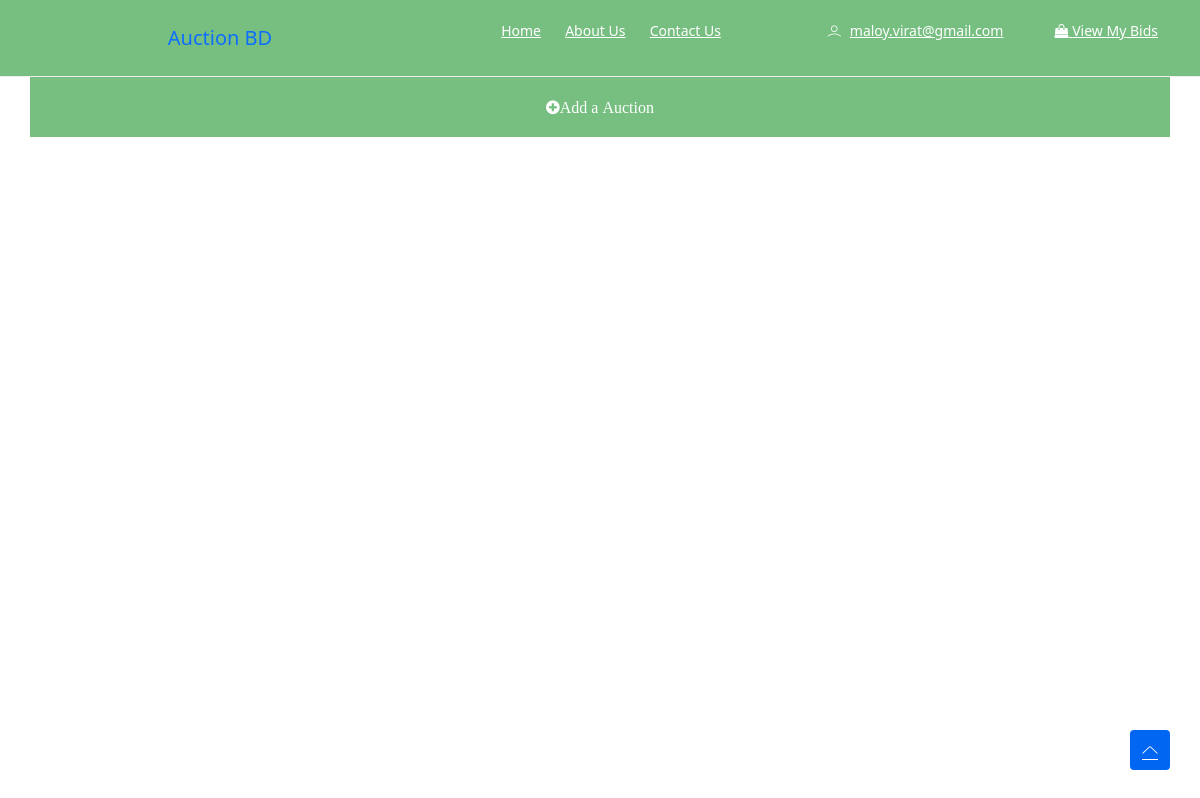
The app's page / (signed in), older data.
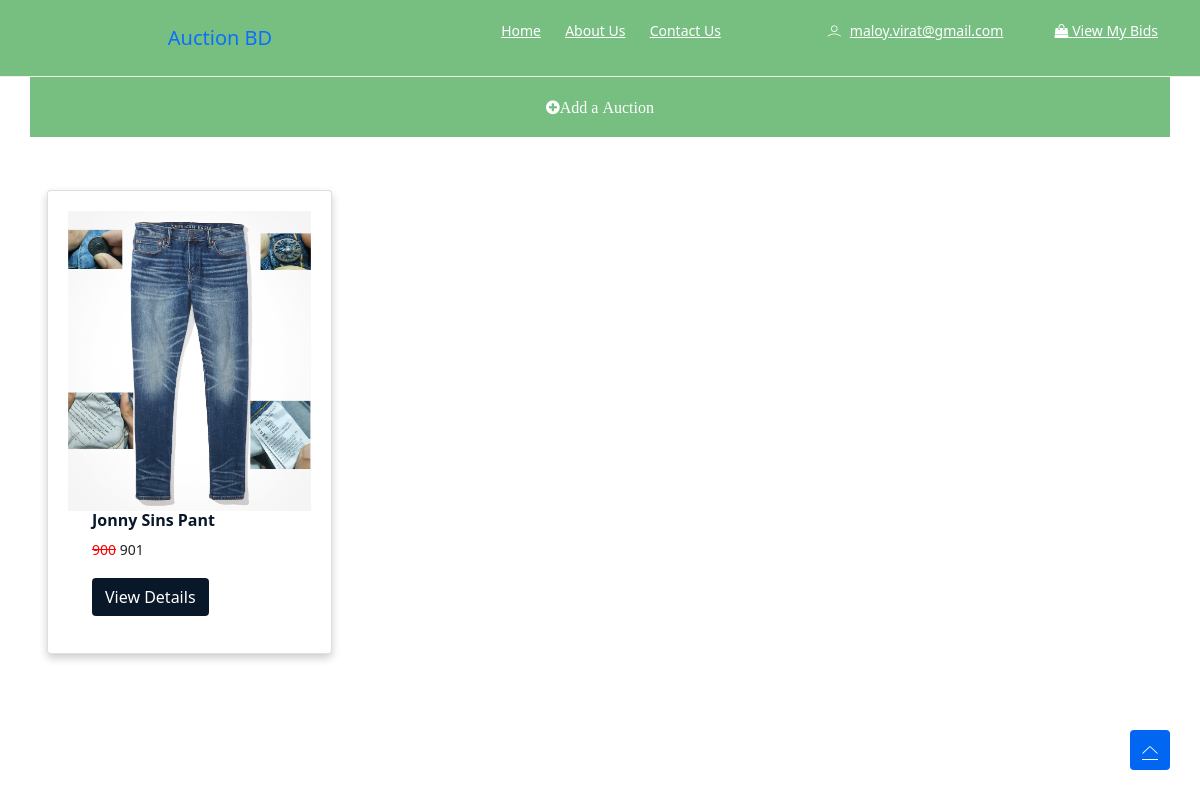
The same page, newer data.
### App_Authentication/models.py (models this page shows, shortened)
class User(AbstractBaseUser, PermissionsMixin):
    email = models.EmailField(unique=True, null=False)
    is_staff = models.BooleanField(
        ugettext_lazy('staff status'),
        default=False,
        help_text=ugettext_lazy('Designates whether the user can log in this site')
    )
    is_active = models.BooleanField(
        ugettext_lazy('active'),
        default=True,
        help_text=ugettext_lazy(
            'Designates whether this user should be treated as active. Unselect this instead of deleting accounts')
    )
    USERNAME_FIELD = 'email'
    objects = MyUserManager()
    def __str__(self):
        return self.email

### App_Auction/models.py (models this page shows)
class ProductModel(models.Model):
    user = models.ForeignKey(User, on_delete=models.CASCADE)
    new_bidder = models.CharField(max_length=100, blank=True, null=True)
    product_name = models.CharField(max_length=200)
    product_photo = models.ImageField(upload_to='product_image')
    minimum_bid_price = models.PositiveIntegerField()
    selling_price = models.PositiveIntegerField(blank=True, null=True)
    product_description = models.TextField()
    auction_end_date = models.DateField()
    status = models.BooleanField(default=False)
    created = models.DateTimeField(auto_now=True)

### App_Auction/views.py (the view, shortened to what this page needs)
# urls.py: path('', App_Auction.views.home_view, name='home'),
def home_view(request):
    if not request.user.is_authenticated:
        return redirect('App_Authentication:authentication')
    products = ProductModel.objects.filter(status=True).order_by('-created')
    form = AuctionProductForm()
    content = {
        'products': products,
        'form': form
    }
    return render(request, 'home.html', context=content)

### templates/home.html (shortened to what this page needs)
{% extends 'Base.html' %}
{% load static %}
{% load crispy_forms_filters %}
{% block main %}
    <link href="https://cdn.jsdelivr.net/npm/bootstrap@5.1.3/dist/css/bootstrap.min.css" rel="stylesheet"
>
    <div class="container text-center" style="background-color: #0818">
        <a class="btn" data-bs-toggle="modal" data-bs-target="#exampleModal">
            <i class="fa fa-plus-circle ml-2 mr-2" style="color: #ffffff; padding: 15px;">Add a Auction</i>
        </a>
    </div>
    <div class="container mt-5">
        <div class="row">
            {% for product in products %}
                <div class="col-md-4">
                    <div class="card">
                        <a href="" data-bs-toggle="modal" data-bs-target="#exampleModalPhoto{{ product.id }}">
                            <img src="{{ product.product_photo.url }}" alt="Product Image"
                                 style="width:100%; height: 300px">
                        </a>
                        <div class="container">
                            <h6><b>{{ product.product_name }}</b></h6>
                            <p>
                                {% if product.selling_price %}
                                    <del>{{ product.minimum_bid_price }}</del>
                                    <span>
                                    {{ product.selling_price }}
                                    </span>
                                {% else %}
                                    <span>{{ product.minimum_bid_price }}</span>
                                    <del>{{ product.selling_price }}</del>
                                {% endif %}
                            </p>
                            <a href="{% url 'App_Auction:product-details' product_key=product.id %}" type="button"
                               class="btn" style="background-color: #081828; color: #ffffff">
                                View Details</a>
                        </div>
                    </div>
                </div>
            {% endfor %}
        </div>
    </div>
{% endblock %}

### templates/base.html (shortened to what this page needs)
<!DOCTYPE html>
<html class="no-js" lang="zxx">
<head>
    {% load static %}
    <link rel="stylesheet" href="{% static 'assets/css/bootstrap.min.css' %}"/>
    <link rel="stylesheet" href="{% static 'assets/css/LineIcons.3.0.css' %}"/>
    <link rel="stylesheet" href="{% static 'assets/css/tiny-slider.css' %}"/>
    <link rel="stylesheet" href="{% static 'assets/css/glightbox.min.css' %}"/>
    <link rel="stylesheet" href="{% static 'assets/css/main.css' %}"/>
    <link rel="stylesheet" href="https://cdnjs.cloudflare.com/ajax/libs/font-awesome/4.7.0/css/font-awesome.min.css">
</head>
<body>
<header class="header navbar-area">
    <div class="topbar">
        <div class="container">
            <div class="row align-items-center">
                <div class="col-md-4 text-center">
                    <a class="navbar-brand" href="{% url 'home' %}">
                        Auction BD
                    </a>
                </div>
                <div class="col-md-4">
                    <div class="top-middle">
                        <ul class="useful-links">
                            <li><a href="{% url 'home' %}">Home</a></li>
                            <li><a href="">About Us</a></li>
                            <li><a href="">Contact Us</a></li>
                        </ul>
                    </div>
                </div>
                <div class="col-lg-4 col-md-4 col-12">
                    <div class="top-end">
                        <div class="user">
                            <i class="lni lni-user"></i>
                            {% if user.is_authenticated %}
                                <li class="droplink"><a href="" aria-haspopup="true">{{ user }}</a>
                                </li>
                            {% else %}
                                Hello
                            {% endif %}
                        </div>
                        {% if user.is_authenticated %}
                            <ul class="user-login">
                                <li>
                                    <a href="#"> <i class="fa fa-shopping-bag"></i> View My Bids</a>
                                </li>
                            </ul>
                        {% else %}
                            <ul class="user-login">
                                <li>
                                    <a href="{% url 'App_Authentication:authentication' %}">Register</a>
                                </li>
                            </ul>
                        {% endif %}
                    </div>
                </div>
            </div>
        </div>
    </div>
</header>
{% block main %}
{% endblock %}
<a href="#" class="scroll-top">
    <i class="lni lni-chevron-up"></i>
</a>
</body>
</html>

### templates/base.html (style rules this page uses)
.droplink { display: inline-block; min-width: fit-content; position: relative; }
.droplink a { color: #fff; }

### templates/home.html (style rules this page uses)
.card { box-shadow: 0 4px 8px 0 rgba(0, 0, 0, 0.2); transition: 0.3s; width: 80%; padding: 20px; margin: 5px; height: 464px; }
del { color: red; }

Row changes from the older to the newer data that the page shows:
added ProductModel: product_photo (picture), product_name "Jonny Sins Pant", minimum_bid_price "900", selling_price "901"
